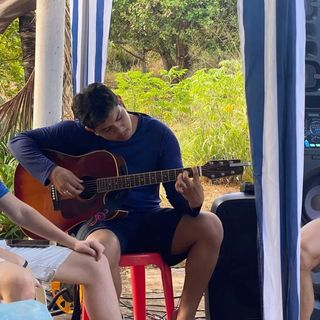
#> input picture 1/eu.jpeg, 320 x 320 px
$ python image_gray_scale.py
#> lines starting #> are read from the running program, lines starting #| are printed output that depends on the picture
import cv2

image_path = 'eu.jpeg'
image = cv2.imread(image_path)
#> image is the input picture: shape (320, 320, 3); mean B, G, R 95.6, 101.7, 109.1

if image is None:
    print("Não foi possível carregar a imagem.")
else:
    gray_image = cv2.cvtColor(image, cv2.COLOR_BGR2GRAY)
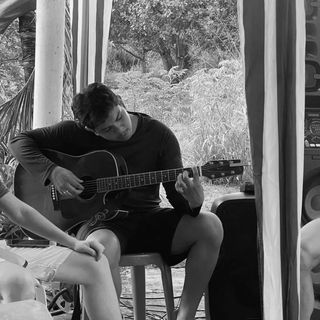
#> gray_image: shape (320, 320); min 1, max 254, mean 103.2

    # Exibir a imagem em escala de cinza
    cv2.imshow('Imagem em Escala de Cinza', gray_image)

    cv2.waitKey(0)
    cv2.destroyAllWindows()
